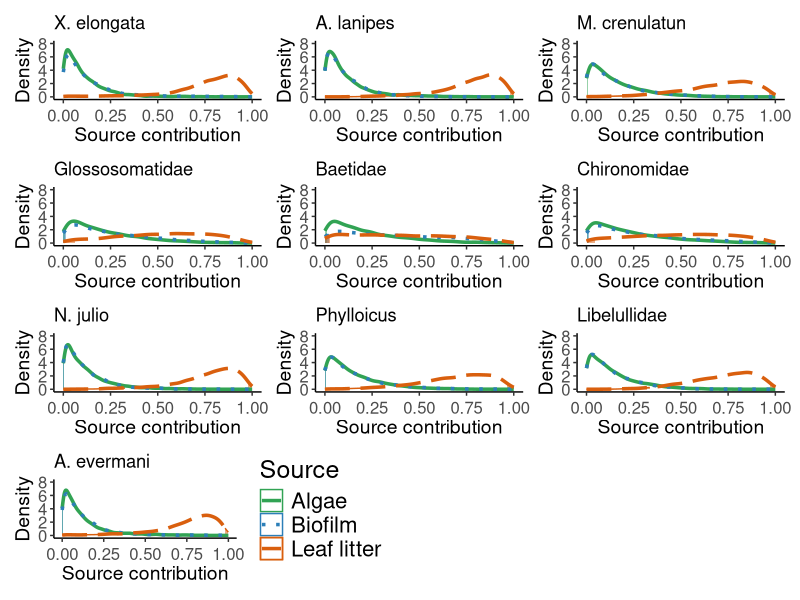
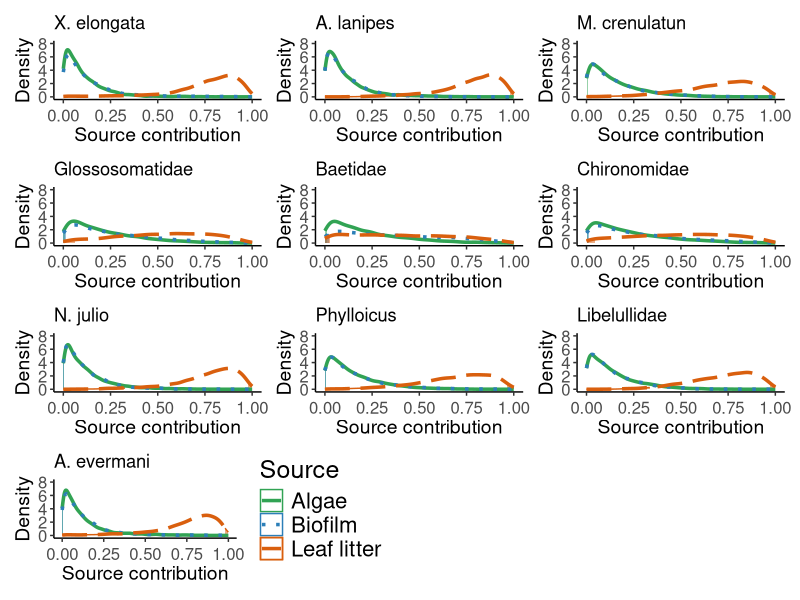

Write R code to recreate these figures, in order. (Note: this script raises an error after producing the figures.)




# Density Plots -----------------------------
# 21 Oct 2020
#PEGF
#--------------------------------------------
#

library(ggplot2)
library(dplyr)
library(ggpubr)
library(patchwork)


QPA_G_Feb17 <- read.csv("DensityPlots/QPAFeb17/01 QPA_Glossosomatidae_Feb17.csv")
head(QPA_G_Feb17)


dens <- lapply(split(QPA_G_Feb17, QPA_G_Feb17$source), 
               function(x) density(x$density, from = 0, to = 1))

df <- do.call(rbind, mapply(function(x, y) {
  data.frame(x = x$x, y = x$y, source = y)
}, dens, names(dens), SIMPLIFY = FALSE))

df <- df %>% group_by(source) %>%
  mutate(cdf = cumsum(y * mean(diff(x))),
         lower = cdf < 0.025,
         upper = cdf > 0.975) 

g1 <- ggplot(df, aes(x, y, color = source)) + 
  geom_area(data = df[df$lower,], aes(fill = source), alpha = 0.5,
            position = "identity") +
  geom_area(data = df[df$upper,], aes(fill = source), alpha = 0.5,
            position = "identity") +
  labs(y = "Density", x = "Source contribution") +
  geom_line(aes(linetype = source), size = 1.2) +
  scale_fill_manual(values = c("#31a354", "#2c7fb8", "#d95f0e")) +
  scale_color_manual(values = c("#31a354", "#2c7fb8", "#d95f0e")) +
  scale_linetype_manual(values = c("solid", "dotted", "longdash")) +
  theme_classic() +
  ylim(0, 8) +
  xlim(0, 1) +
  ggtitle('Glossosomatidae') +
  theme(legend.position = "none")+
  theme(axis.text.y  = element_text(size = 12, vjust = 0.5),
        axis.text.x  = element_text(size = 12, vjust = 0.5),  
        axis.title.x = element_text(size = 14),
        axis.title.y = element_text(size = 14))

L <- QPA_G_Feb17 %>% filter(QPA_G_Feb17$source == "Leaflitter")
quantile(L$density, 0.025)
quantile(L$density, 0.975)

B <- QPA_G_Feb17 %>% filter(QPA_G_Feb17$source == "Biofilm")
quantile(B$density, 0.025)
quantile(B$density, 0.975)

A <- QPA_G_Feb17 %>% filter(QPA_G_Feb17$source == "Algae")
quantile(A$density, 0.025)
quantile(A$density, 0.975)

# Baetidae ----------------------------------------------------------------

QPA_B_Feb17 <- read.csv("DensityPlots/QPAFeb17/02 QPA_Baetidae_Feb17.csv")

dens <- lapply(split(QPA_B_Feb17, QPA_B_Feb17$source), 
               function(x) density(x$density, from = 0, to = 1))

df <- do.call(rbind, mapply(function(x, y) {
  data.frame(x = x$x, y = x$y, source = y)
}, dens, names(dens), SIMPLIFY = FALSE))

df <- df %>% group_by(source) %>%
  mutate(cdf = cumsum(y * mean(diff(x))),
         lower = cdf < 0.025,
         upper = cdf > 0.975) 

b1 <- ggplot(df, aes(x, y, color = source)) + 
  geom_area(data = df[df$lower,], aes(fill = source), alpha = 0.5,position = "identity") +
  geom_area(data = df[df$upper,], aes(fill = source), alpha = 0.5,position = "identity") +
  labs(y = "Density", x = "Source contribution") +
  geom_line(aes(linetype = source), size = 1.2) +
  scale_fill_manual(values = c("#31a354", "#2c7fb8", "#d95f0e")) +
  scale_color_manual(values = c("#31a354", "#2c7fb8", "#d95f0e")) +
  scale_linetype_manual(values = c("solid", "dotted", "longdash")) +
  theme_classic() +
  ylim(0, 8) +
  xlim(0, 1) +
  ggtitle('Baetidae') +
  theme(legend.position = "none")+
  theme(axis.text.y  = element_text(size = 12, vjust = 0.5),
        axis.text.x  = element_text(size = 12, vjust = 0.5),  
        axis.title.x = element_text(size = 14),
        axis.title.y = element_text(size = 14))

# Chironomidae ----------------------------------------------------------------

QPA_C_Feb17 <- read.csv("DensityPlots/QPAFeb17/03 QPA_Chrironomidae_Feb17.csv")

dens <- lapply(split(QPA_C_Feb17, QPA_C_Feb17$source), 
               function(x) density(x$density, from = 0, to = 1))

df <- do.call(rbind, mapply(function(x, y) {
  data.frame(x = x$x, y = x$y, source = y)
}, dens, names(dens), SIMPLIFY = FALSE))

df <- df %>% group_by(source) %>%
  mutate(cdf = cumsum(y * mean(diff(x))),
         lower = cdf < 0.025,
         upper = cdf > 0.975) 

c1 <- ggplot(df, aes(x, y, color = source)) + 
  geom_area(data = df[df$lower,], aes(fill = source), alpha = 0.5,position = "identity") +
  geom_area(data = df[df$upper,], aes(fill = source), alpha = 0.5,position = "identity") +
  labs(y = "Density", x = "Source contribution") +
  geom_line(aes(linetype = source), size = 1.2) +
  scale_fill_manual(values = c("#31a354", "#2c7fb8", "#d95f0e")) +
  scale_color_manual(values = c("#31a354", "#2c7fb8", "#d95f0e")) +
  scale_linetype_manual(values = c("solid", "dotted", "longdash")) +
  theme_classic() +
  ylim(0, 8) +
  xlim(0, 1) +
  ggtitle('Chironomidae') +
  theme(legend.position = "none")+
  theme(axis.text.y  = element_text(size = 12, vjust = 0.5),
        axis.text.x  = element_text(size = 12, vjust = 0.5),  
        axis.title.x = element_text(size = 14),
        axis.title.y = element_text(size = 14))

# Njulio ----------------------------------------------------------------

QPA_Nj_Feb17 <- read.csv("DensityPlots/QPAFeb17/04 QPA_Njulio_Feb17.csv")

dens <- lapply(split(QPA_Nj_Feb17, QPA_Nj_Feb17$source), 
               function(x) density(x$density, from = 0, to = 1))

df <- do.call(rbind, mapply(function(x, y) {
  data.frame(x = x$x, y = x$y, source = y)
}, dens, names(dens), SIMPLIFY = FALSE))

df <- df %>% group_by(source) %>%
  mutate(cdf = cumsum(y * mean(diff(x))),
         lower = cdf < 0.025,
         upper = cdf > 0.975) 

n1 <- ggplot(df, aes(x, y, color = source)) + 
  geom_area(data = df[df$lower,], aes(fill = source), alpha = 0.5,position = "identity") +
  geom_area(data = df[df$upper,], aes(fill = source), alpha = 0.5,position = "identity") +
  labs(y = "Density", x = "Source contribution") +
  geom_line(aes(linetype = source), size = 1.2) +
  scale_fill_manual(values = c("#31a354", "#2c7fb8", "#d95f0e")) +
  scale_color_manual(values = c("#31a354", "#2c7fb8", "#d95f0e")) +
  scale_linetype_manual(values = c("solid", "dotted", "longdash")) +
  theme_classic() +
  ylim(0, 8) +
  xlim(0, 1) +
  ggtitle('N. julio') +
  theme(legend.position = "none")+
  theme(axis.text.y  = element_text(size = 12, vjust = 0.5),
        axis.text.x  = element_text(size = 12, vjust = 0.5),  
        axis.title.x = element_text(size = 14),
        axis.title.y = element_text(size = 14))

# Phylloicus ----------------------------------------------------------------

QPA_P_Feb17 <- read.csv("DensityPlots/QPAFeb17/05 QPA_Phylloicus_Feb17.csv")

dens <- lapply(split(QPA_P_Feb17, QPA_P_Feb17$source), 
               function(x) density(x$density, from = 0, to = 1))

df <- do.call(rbind, mapply(function(x, y) {
  data.frame(x = x$x, y = x$y, source = y)
}, dens, names(dens), SIMPLIFY = FALSE))

df <- df %>% group_by(source) %>%
  mutate(cdf = cumsum(y * mean(diff(x))),
         lower = cdf < 0.025,
         upper = cdf > 0.975) 

p1 <- ggplot(df, aes(x, y, color = source)) + 
  geom_area(data = df[df$lower,], aes(fill = source), alpha = 0.5,position = "identity") +
  geom_area(data = df[df$upper,], aes(fill = source), alpha = 0.5,position = "identity") +
  labs(y = "Density", x = "Source contribution") +
  geom_line(aes(linetype = source), size = 1.2) +
  scale_fill_manual(values = c("#31a354", "#2c7fb8", "#d95f0e")) +
  scale_color_manual(values = c("#31a354", "#2c7fb8", "#d95f0e")) +
  scale_linetype_manual(values = c("solid", "dotted", "longdash")) +
  theme_classic() +
  ylim(0, 8) +
  xlim(0, 1) +
  ggtitle('Phylloicus') +
  theme(legend.position = "none")+
  theme(axis.text.y  = element_text(size = 12, vjust = 0.5),
        axis.text.x  = element_text(size = 12, vjust = 0.5),  
        axis.title.x = element_text(size = 14),
        axis.title.y = element_text(size = 14))

# Libellulidae ----------------------------------------------------------------

QPA_L_Feb17 <- read.csv("DensityPlots/QPAFeb17/06 QPA_Libellulidae_Feb17.csv")

dens <- lapply(split(QPA_L_Feb17, QPA_L_Feb17$source), 
               function(x) density(x$density, from = 0, to = 1))

df <- do.call(rbind, mapply(function(x, y) {
  data.frame(x = x$x, y = x$y, source = y)
}, dens, names(dens), SIMPLIFY = FALSE))

df <- df %>% group_by(source) %>%
  mutate(cdf = cumsum(y * mean(diff(x))),
         lower = cdf < 0.025,
         upper = cdf > 0.975) 

l1 <- ggplot(df, aes(x, y, color = source)) + 
  geom_area(data = df[df$lower,], aes(fill = source), alpha = 0.5,position = "identity") +
  geom_area(data = df[df$upper,], aes(fill = source), alpha = 0.5,position = "identity") +
  labs(y = "Density", x = "Source contribution") +
  geom_line(aes(linetype = source), size = 1.2) +
  scale_fill_manual(values = c("#31a354", "#2c7fb8", "#d95f0e")) +
  scale_color_manual(values = c("#31a354", "#2c7fb8", "#d95f0e")) +
  scale_linetype_manual(values = c("solid", "dotted", "longdash")) +
  theme_classic() +
  ylim(0, 8) +
  xlim(0, 1) +
  ggtitle('Libelullidae') +
  theme(legend.position = "none")+
  theme(axis.text.y  = element_text(size = 12, vjust = 0.5),
        axis.text.x  = element_text(size = 12, vjust = 0.5),  
        axis.title.x = element_text(size = 14),
        axis.title.y = element_text(size = 14))

# Xyphocarys ----------------------------------------------------------------

QPA_X_Feb17 <- read.csv("DensityPlots/QPAFeb17/07 QPA_Xyphocaris_Feb17.csv")

dens <- lapply(split(QPA_X_Feb17, QPA_X_Feb17$source), 
               function(x) density(x$density, from = 0, to = 1))

df <- do.call(rbind, mapply(function(x, y) {
  data.frame(x = x$x, y = x$y, source = y)
}, dens, names(dens), SIMPLIFY = FALSE))

df_x <- df %>% group_by(source) %>%
  mutate(cdf = cumsum(y * mean(diff(x))),
         lower = cdf < 0.025,
         upper = cdf > 0.975) 

x1 <- ggplot(df_x, aes(x, y, color = source)) + 
  geom_area(data = df[df$lower,], aes(fill = source), alpha = 0.5,position = "identity") +
  geom_area(data = df[df$upper,], aes(fill = source), alpha = 0.5,position = "identity") +
  labs(y = "Density", x = "Source contribution") +
  geom_line(aes(linetype = source), size = 1.2) +
  scale_fill_manual(values = c("#31a354", "#2c7fb8", "#d95f0e")) +
  scale_color_manual(values = c("#31a354", "#2c7fb8", "#d95f0e")) +
  scale_linetype_manual(values = c("solid", "dotted", "longdash")) +
  theme_classic() +
  ylim(0, 8) +
  xlim(0, 1) +
  ggtitle('X. elongata') +
  theme(legend.position = "none")+
  theme(axis.text.y  = element_text(size = 12, vjust = 0.5),
        axis.text.x  = element_text(size = 12, vjust = 0.5),  
        axis.title.x = element_text(size = 14),
        axis.title.y = element_text(size = 14))


# Atya ----------------------------------------------------------------

QPA_A_Feb17 <- read.csv("DensityPlots/QPAFeb17/08 QPA_Atya_Feb17.csv")

dens <- lapply(split(QPA_A_Feb17, QPA_A_Feb17$source), 
               function(x) density(x$density, from = 0, to = 1))

df <- do.call(rbind, mapply(function(x, y) {
  data.frame(x = x$x, y = x$y, source = y)
}, dens, names(dens), SIMPLIFY = FALSE))

df <- df %>% group_by(source) %>%
  mutate(cdf = cumsum(y * mean(diff(x))),
         lower = cdf < 0.025,
         upper = cdf > 0.975) 

a1 <- ggplot(df, aes(x, y, color = source)) + 
  geom_area(data = df[df$lower,], aes(fill = source), alpha = 0.5,position = "identity") +
  geom_area(data = df[df$upper,], aes(fill = source), alpha = 0.5,position = "identity") +
  labs(y = "Density", x = "Source contribution") +
  geom_line(aes(linetype = source), size = 1.2) +
  scale_fill_manual(values = c("#31a354", "#2c7fb8", "#d95f0e")) +
  scale_color_manual(values = c("#31a354", "#2c7fb8", "#d95f0e")) +
  scale_linetype_manual(values = c("solid", "dotted", "longdash")) +
  theme_classic() +
  ylim(0, 8) +
  xlim(0, 1) +
  ggtitle('A. lanipes') +
  theme(legend.position = "none")+
  theme(axis.text.y  = element_text(size = 12, vjust = 0.5),
        axis.text.x  = element_text(size = 12, vjust = 0.5),  
        axis.title.x = element_text(size = 14),
        axis.title.y = element_text(size = 14))

# Macrobrachium ----------------------------------------------------------------

QPA_M_Feb17 <- read.csv("DensityPlots/QPAFeb17/09 QPA_Macrobrachium_Feb17.csv")

dens <- lapply(split(QPA_M_Feb17, QPA_M_Feb17$source), 
               function(x) density(x$density, from = 0, to = 1))

df <- do.call(rbind, mapply(function(x, y) {
  data.frame(x = x$x, y = x$y, source = y)
}, dens, names(dens), SIMPLIFY = FALSE))

df <- df %>% group_by(source) %>%
  mutate(cdf = cumsum(y * mean(diff(x))),
         lower = cdf < 0.025,
         upper = cdf > 0.975) 

m1 <- ggplot(df, aes(x, y, color = source)) + 
  geom_area(data = df[df$lower,], aes(fill = source), alpha = 0.5,position = "identity") +
  geom_area(data = df[df$upper,], aes(fill = source), alpha = 0.5,position = "identity") +
  labs(y = "Density", x = "Source contribution") +
  geom_line(aes(linetype = source), size = 1.2) +
  scale_fill_manual(values = c("#31a354", "#2c7fb8", "#d95f0e")) +
  scale_color_manual(values = c("#31a354", "#2c7fb8", "#d95f0e")) +
  scale_linetype_manual(values = c("solid", "dotted", "longdash")) +
  theme_classic() +
  ylim(0, 8) +
  xlim(0, 1) +
  ggtitle('M. crenulatun') +
  theme(legend.position = "none")+
  theme(axis.text.y  = element_text(size = 12, vjust = 0.5),
        axis.text.x  = element_text(size = 12, vjust = 0.5),  
        axis.title.x = element_text(size = 14),
        axis.title.y = element_text(size = 14))



# Anolis ------------------------------------------------------------------

QPA_An_Feb17 <- read.csv("DensityPlots/QPAFeb17/10 QPA_Anolis_Feb17.csv")

dens <- lapply(split(QPA_An_Feb17, QPA_An_Feb17$source), 
               function(x) density(x$density, from = 0, to = 1))

df <- do.call(rbind, mapply(function(x, y) {
  data.frame(x = x$x, y = x$y, source = y)
}, dens, names(dens), SIMPLIFY = FALSE))

df <- df %>% group_by(source) %>%
  mutate(cdf = cumsum(y * mean(diff(x))),
         lower = cdf < 0.025,
         upper = cdf > 0.975) 

an1 <- ggplot(df, aes(x, y, color = source)) + 
  geom_area(data = df[df$lower,], aes(fill = source), alpha = 0.5,position = "identity") +
  geom_area(data = df[df$upper,], aes(fill = source), alpha = 0.5,position = "identity") +
  labs(y = "Density", x = "Source contribution") +
  geom_line(aes(linetype = source), size = 1.2) +
  scale_fill_manual("Source", values = c("#31a354", "#2c7fb8", "#d95f0e"),
          labels = c("Algae", "Biofilm", "Leaf litter")) +
  
  scale_color_manual("Source",values = c("#31a354", "#2c7fb8", "#d95f0e"),
        labels = c("Algae", "Biofilm", "Leaf litter")) +
  
  scale_linetype_manual("Source",values = c("solid", "dotted", "longdash"),
            labels = c("Algae", "Biofilm", "Leaf litter")) +
  
  theme_classic() +
  ylim(0, 8) +
  xlim(0, 1) +
  ggtitle('A. evermani') +
  theme(axis.text.y  = element_text(size = 12, vjust = 0.5),
        axis.text.x  = element_text(size = 12, vjust = 0.5),  
        axis.title.x = element_text(size = 14),
        axis.title.y = element_text(size = 14)) +
  
  theme(legend.title = element_text(size = 18)) + #title
  theme(legend.text = element_text(size = 16))  + #
  guides(color=guide_legend(override.aes=list(fill=NA)))


Fig1 <- (x1+a1+m1) / (g1+b1+c1) /(n1+p1 +l1) / (an1 + plot_spacer()+ plot_spacer())
Fig1
Fig1 + ggsave("Figure 1 QPA Feb 17.pdf",width = 210, height = 297, units = "mm")



